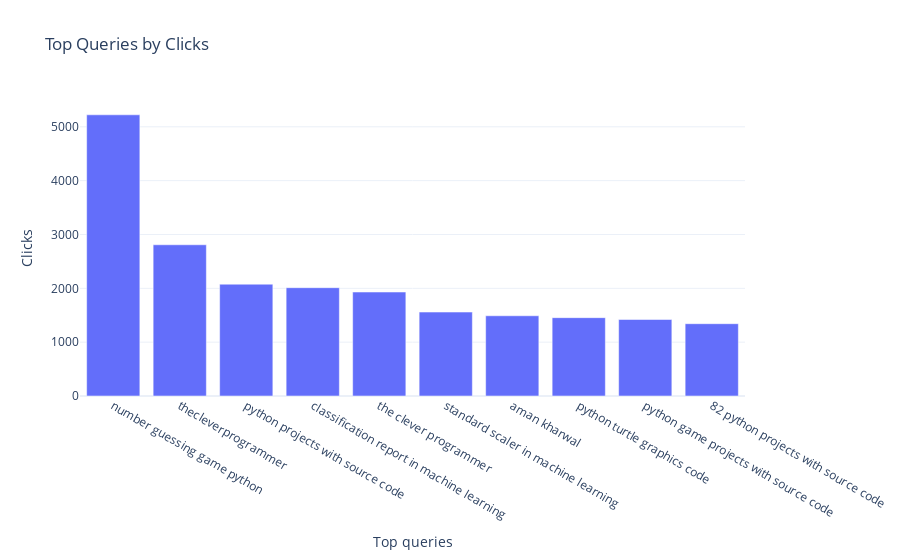
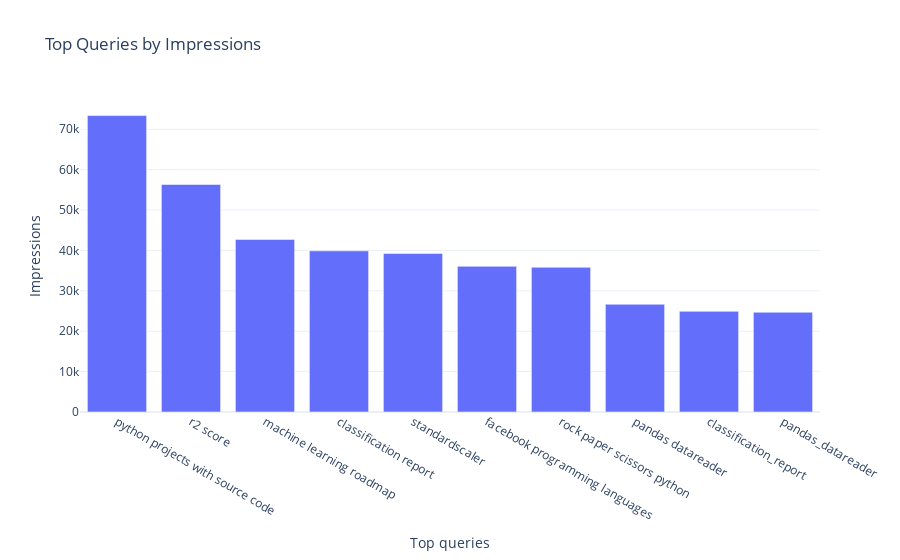

Notebook cell for these charts, in order:
### Code cell
# Top queries by Clicks and Impressions

top_queries_clicks_vis = queries_df.nlargest(10, 'Clicks')[['Top queries', 'Clicks']]
top_queries_impression_vis = queries_df.nlargest(10, 'Impressions')[['Top queries', 'Impressions']]

# Plotting
fig_clicks = px.bar(top_queries_clicks_vis, x = 'Top queries', y = 'Clicks', title='Top Queries by Clicks')
fig_impressions = px.bar(top_queries_impression_vis, x = 'Top queries', y = 'Impressions', title='Top Queries by Impressions')
fig_clicks.show()
fig_impressions.show()

### Figure 1 — Plotly figure (JSON) as saved in the notebook; plotly's stock layout.template omitted (floating-point values rounded to 4 significant figures)
{"data": [{"alignmentgroup": "True", "hovertemplate": "Top queries=%{x}<br>Clicks=%{y}<extra></extra>", "legendgroup": "", "marker": {"color": "#636efa", "pattern": {"shape": ""}}, "name": "", "offsetgroup": "", "orientation": "v", "showlegend": false, "textposition": "auto", "type": "bar", "x": ["number guessing game python", "thecleverprogrammer", "python projects with source code", "classification report in machine learning", "the clever programmer", "standard scaler in machine learning", "aman kharwal", "python turtle graphics code", "python game projects with source code", "82 python projects with source code"], "xaxis": "x", "y": [5223, 2809, 2077, 2012, 1931, 1559, 1490, 1455, 1421, 1343], "yaxis": "y"}], "layout": {"barmode": "relative", "legend": {"tracegroupgap": 0}, "title": {"text": "Top Queries by Clicks"}, "xaxis": {"anchor": "y", "domain": [0, 1], "title": {"text": "Top queries"}}, "yaxis": {"anchor": "x", "domain": [0, 1], "title": {"text": "Clicks"}}}}

### Figure 2 — Plotly figure (JSON) as saved in the notebook; plotly's stock layout.template omitted (floating-point values rounded to 4 significant figures)
{"data": [{"alignmentgroup": "True", "hovertemplate": "Top queries=%{x}<br>Impressions=%{y}<extra></extra>", "legendgroup": "", "marker": {"color": "#636efa", "pattern": {"shape": ""}}, "name": "", "offsetgroup": "", "orientation": "v", "showlegend": false, "textposition": "auto", "type": "bar", "x": ["python projects with source code", "r2 score", "machine learning roadmap", "classification report", "standardscaler", "facebook programming languages", "rock paper scissors python", "pandas datareader", "classification_report", "pandas_datareader"], "xaxis": "x", "y": [73380, 56322, 42715, 39896, 39267, 36055, 35824, 26663, 24917, 24689], "yaxis": "y"}], "layout": {"barmode": "relative", "legend": {"tracegroupgap": 0}, "title": {"text": "Top Queries by Impressions"}, "xaxis": {"anchor": "y", "domain": [0, 1], "title": {"text": "Top queries"}}, "yaxis": {"anchor": "x", "domain": [0, 1], "title": {"text": "Impressions"}}}}
